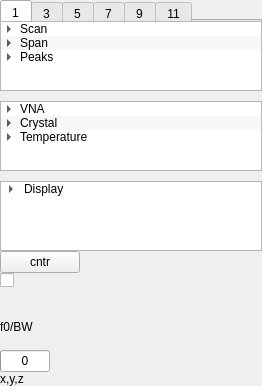
            <widget class="QWidget" name="tab_settings_settings">
             <property name="sizePolicy">
              <sizepolicy hsizetype="Preferred" vsizetype="Expanding">
               <horstretch>0</horstretch>
               <verstretch>0</verstretch>
              </sizepolicy>
             </property>
             <attribute name="title">
              <string>Settings</string>
             </attribute>
             <layout class="QVBoxLayout" name="verticalLayout_14">
              <property name="spacing">
               <number>0</number>
              </property>
              <property name="leftMargin">
               <number>0</number>
              </property>
              <property name="topMargin">
               <number>0</number>
              </property>
              <property name="rightMargin">
               <number>0</number>
              </property>
              <property name="bottomMargin">
               <number>0</number>
              </property>
              <item>
               <widget class="QTabWidget" name="tabWidget_harm">
                <property name="sizePolicy">
                 <sizepolicy hsizetype="Expanding" vsizetype="Fixed">
                  <horstretch>0</horstretch>
                  <verstretch>0</verstretch>
                 </sizepolicy>
                </property>
                <property name="maximumSize">
                 <size>
                  <width>16777215</width>
                  <height>21</height>
                 </size>
                </property>
                <property name="tabShape">
                 <enum>QTabWidget::Rounded</enum>
                </property>
                <property name="currentIndex">
                 <number>0</number>
                </property>
                <property name="iconSize">
                 <size>
                  <width>16</width>
                  <height>16</height>
                 </size>
                </property>
                <property name="usesScrollButtons">
                 <bool>true</bool>
                </property>
                <property name="documentMode">
                 <bool>false</bool>
                </property>
                <property name="tabsClosable">
                 <bool>false</bool>
                </property>
                <property name="tabBarAutoHide">
                 <bool>true</bool>
                </property>
                <widget class="QWidget" name="tab_settings_harm_1">
                 <attribute name="title">
                  <string>1</string>
                 </attribute>
                 <layout class="QVBoxLayout" name="verticalLayout_18"/>
                </widget>
                <widget class="QWidget" name="tab_settings_harm_3">
                 <attribute name="title">
                  <string>3</string>
                 </attribute>
                 <layout class="QVBoxLayout" name="verticalLayout_15"/>
                </widget>
                <widget class="QWidget" name="tab_settings_harm_5">
                 <attribute name="title">
                  <string>5</string>
                 </attribute>
                 <layout class="QVBoxLayout" name="verticalLayout_17"/>
                </widget>
                <widget class="QWidget" name="tab_settings_harm_7">
                 <attribute name="title">
                  <string>7</string>
                 </attribute>
                 <layout class="QVBoxLayout" name="verticalLayout_16"/>
                </widget>
                <widget class="QWidget" name="tab_settings_harm_9">
                 <attribute name="title">
                  <string>9</string>
                 </attribute>
                 <layout class="QVBoxLayout" name="verticalLayout_2"/>
                </widget>
                <widget class="QWidget" name="tab_settings_harm_11">
                 <attribute name="title">
                  <string>11</string>
                 </attribute>
                 <layout class="QVBoxLayout" name="verticalLayout"/>
                </widget>
               </widget>
              </item>
              <item>
               <widget class="QTreeWidget" name="treeWidget_harm_tree">
                <property name="sizePolicy">
                 <sizepolicy hsizetype="Expanding" vsizetype="Preferred">
                  <horstretch>0</horstretch>
                  <verstretch>0</verstretch>
                 </sizepolicy>
                </property>
                <property name="autoFillBackground">
                 <bool>false</bool>
                </property>
                <property name="verticalScrollBarPolicy">
                 <enum>Qt::ScrollBarAlwaysOff</enum>
                </property>
                <property name="sizeAdjustPolicy">
                 <enum>QAbstractScrollArea::AdjustToContents</enum>
                </property>
                <property name="alternatingRowColors">
                 <bool>true</bool>
                </property>
                <property name="indentation">
                 <number>16</number>
                </property>
                <property name="rootIsDecorated">
                 <bool>true</bool>
                </property>
                <property name="allColumnsShowFocus">
                 <bool>false</bool>
                </property>
                <property name="wordWrap">
                 <bool>false</bool>
                </property>
                <property name="expandsOnDoubleClick">
                 <bool>true</bool>
                </property>
                <attribute name="headerVisible">
                 <bool>false</bool>
                </attribute>
                <attribute name="headerDefaultSectionSize">
                 <number>110</number>
                </attribute>
                <attribute name="headerMinimumSectionSize">
                 <number>110</number>
                </attribute>
                <column>
                 <property name="text">
                  <string>Factor</string>
                 </property>
                </column>
                <column>
                 <property name="text">
                  <string>Value</string>
                 </property>
                </column>
                <item>
                 <property name="text">
                  <string>Scan</string>
                 </property>
                 <item>
                  <property name="text">
                   <string>Start</string>
                  </property>
                  <property name="text">
                   <string>4.9</string>
                  </property>
                  <property name="flags">
                   <set>ItemIsSelectable|ItemIsEditable|ItemIsDragEnabled|ItemIsUserCheckable|ItemIsEnabled</set>
                  </property>
                 </item>
                 <item>
                  <property name="text">
                   <string>End</string>
                  </property>
                  <property name="text">
                   <string>5.1</string>
                  </property>
                  <property name="flags">
                   <set>ItemIsSelectable|ItemIsEditable|ItemIsDragEnabled|ItemIsUserCheckable|ItemIsEnabled</set>
                  </property>
                 </item>
                 <item>
                  <property name="text">
                   <string>Ponts</string>
                  </property>
                  <property name="text">
                   <string>200</string>
                  </property>
                  <property name="flags">
                   <set>ItemIsSelectable|ItemIsEditable|ItemIsDragEnabled|ItemIsUserCheckable|ItemIsEnabled</set>
                  </property>
                 </item>
                </item>
                <item>
                 <property name="text">
                  <string>Span</string>
                 </property>
                 <item>
                  <property name="text">
                   <string>Method</string>
                  </property>
                  <property name="text">
                   <string/>
                  </property>
                  <property name="flags">
                   <set>ItemIsSelectable|ItemIsEditable|ItemIsDragEnabled|ItemIsUserCheckable|ItemIsEnabled</set>
                  </property>
                 </item>
                 <item>
                  <property name="text">
                   <string>Tracking</string>
                  </property>
                 </item>
                </item>
                <item>
                 <property name="text">
                  <string>Peaks</string>
                 </property>
                 <item>
                  <property name="text">
                   <string>max #</string>
                  </property>
                  <property name="text">
                   <string>1</string>
                  </property>
                  <property name="flags">
                   <set>ItemIsSelectable|ItemIsEditable|ItemIsDragEnabled|ItemIsUserCheckable|ItemIsEnabled</set>
                  </property>
                 </item>
                 <item>
                  <property name="text">
                   <string>Threshold</string>
                  </property>
                  <property name="text">
                   <string>0.2</string>
                  </property>
                  <property name="flags">
                   <set>ItemIsSelectable|ItemIsEditable|ItemIsDragEnabled|ItemIsUserCheckable|ItemIsEnabled</set>
                  </property>
                 </item>
                 <item>
                  <property name="text">
                   <string>prominence</string>
                  </property>
                  <property name="text">
                   <string>0.005</string>
                  </property>
                  <property name="flags">
                   <set>ItemIsSelectable|ItemIsEditable|ItemIsDragEnabled|ItemIsUserCheckable|ItemIsEnabled</set>
                  </property>
                 </item>
                </item>
               </widget>
              </item>
              <item>
               <spacer name="verticalSpacer">
                <property name="orientation">
                 <enum>Qt::Vertical</enum>
                </property>
                <property name="sizeType">
                 <enum>QSizePolicy::Fixed</enum>
                </property>
                <property name="sizeHint" stdset="0">
                 <size>
                  <width>20</width>
                  <height>10</height>
                 </size>
                </property>
               </spacer>
              </item>
              <item>
               <widget class="QTreeWidget" name="treeWidget_settings_tree">
                <property name="sizePolicy">
                 <sizepolicy hsizetype="Expanding" vsizetype="Preferred">
                  <horstretch>0</horstretch>
                  <verstretch>0</verstretch>
                 </sizepolicy>
                </property>
                <property name="verticalScrollBarPolicy">
                 <enum>Qt::ScrollBarAlwaysOff</enum>
                </property>
                <property name="sizeAdjustPolicy">
                 <enum>QAbstractScrollArea::AdjustToContents</enum>
                </property>
                <property name="alternatingRowColors">
                 <bool>true</bool>
                </property>
                <property name="indentation">
                 <number>16</number>
                </property>
                <property name="rootIsDecorated">
                 <bool>true</bool>
                </property>
                <attribute name="headerVisible">
                 <bool>false</bool>
                </attribute>
                <attribute name="headerCascadingSectionResizes">
                 <bool>true</bool>
                </attribute>
                <attribute name="headerDefaultSectionSize">
                 <number>125</number>
                </attribute>
                <attribute name="headerMinimumSectionSize">
                 <number>125</number>
                </attribute>
                <column>
                 <property name="text">
                  <string>Parameter</string>
                 </property>
                </column>
                <column>
                 <property name="text">
                  <string>Value</string>
                 </property>
                </column>
                <item>
                 <property name="text">
                  <string>VNA</string>
                 </property>
                 <item>
                  <property name="text">
                   <string>Sample Channel</string>
                  </property>
                 </item>
                 <item>
                  <property name="text">
                   <string>Ref. Channel</string>
                  </property>
                 </item>
                </item>
                <item>
                 <property name="text">
                  <string>Crystal</string>
                 </property>
                 <item>
                  <property name="text">
                   <string>Base Frequency</string>
                  </property>
                 </item>
                 <item>
                  <property name="text">
                   <string>Bandwidth</string>
                  </property>
                 </item>
                </item>
                <item>
                 <property name="text">
                  <string>Temperature</string>
                 </property>
                 <item>
                  <property name="text">
                   <string>Module</string>
                  </property>
                 </item>
                </item>
               </widget>
              </item>
              <item>
               <spacer name="verticalSpacer_8">
                <property name="orientation">
                 <enum>Qt::Vertical</enum>
                </property>
                <property name="sizeType">
                 <enum>QSizePolicy::Fixed</enum>
                </property>
                <property name="sizeHint" stdset="0">
                 <size>
                  <width>20</width>
                  <height>10</height>
                 </size>
                </property>
               </spacer>
              </item>
              <item>
               <widget class="QTreeWidget" name="treeWidget">
                <property name="sizePolicy">
                 <sizepolicy hsizetype="Expanding" vsizetype="Preferred">
                  <horstretch>0</horstretch>
                  <verstretch>0</verstretch>
                 </sizepolicy>
                </property>
                <property name="verticalScrollBarPolicy">
                 <enum>Qt::ScrollBarAlwaysOff</enum>
                </property>
                <property name="sizeAdjustPolicy">
                 <enum>QAbstractScrollArea::AdjustToContents</enum>
                </property>
                <property name="alternatingRowColors">
                 <bool>true</bool>
                </property>
                <attribute name="headerVisible">
                 <bool>false</bool>
                </attribute>
                <attribute name="headerDefaultSectionSize">
                 <number>130</number>
                </attribute>
                <column>
                 <property name="text">
                  <string>Parameter</string>
                 </property>
                </column>
                <column>
                 <property name="text">
                  <string>Value</string>
                 </property>
                </column>
                <item>
                 <property name="text">
                  <string>Display</string>
                 </property>
                 <item>
                  <property name="text">
                   <string>Time Unit</string>
                  </property>
                 </item>
                 <item>
                  <property name="text">
                   <string>Temp. Unit</string>
                  </property>
                 </item>
                 <item>
                  <property name="text">
                   <string>X-axis scale</string>
                  </property>
                 </item>
                 <item>
                  <property name="text">
                   <string>Y-axis scale</string>
                  </property>
                 </item>
                 <item>
                  <property name="text">
                   <string>link x</string>
                  </property>
                 </item>
                </item>
               </widget>
              </item>
              <item>
               <widget class="QPushButton" name="pushButton_settings_harm_cntr">
                <property name="sizePolicy">
                 <sizepolicy hsizetype="Fixed" vsizetype="Fixed">
                  <horstretch>0</horstretch>
                  <verstretch>0</verstretch>
                 </sizepolicy>
                </property>
                <property name="text">
                 <string>cntr</string>
                </property>
               </widget>
              </item>
              <item>
               <widget class="QCheckBox" name="checkBox_settings_temp_sensor">
                <property name="text">
                 <string/>
                </property>
               </widget>
              </item>
              <item>
               <widget class="QLabel" name="label_status_temp_sensor">
                <property name="sizePolicy">
                 <sizepolicy hsizetype="Fixed" vsizetype="Fixed">
                  <horstretch>0</horstretch>
                  <verstretch>0</verstretch>
                 </sizepolicy>
                </property>
                <property name="minimumSize">
                 <size>
                  <width>16</width>
                  <height>16</height>
                 </size>
                </property>
                <property name="maximumSize">
                 <size>
                  <width>16777215</width>
                  <height>16777215</height>
                 </size>
                </property>
                <property name="baseSize">
                 <size>
                  <width>0</width>
                  <height>0</height>
                 </size>
                </property>
                <property name="styleSheet">
                 <string notr="true">#label_status_temp_sensor
{
background-color: transparent;
border-image: url(:/icon/rc/temp_sensor.svg);
background: none;
border: none;
background-repeat: none;
}
</string>
                </property>
                <property name="text">
                 <string/>
                </property>
               </widget>
              </item>
              <item>
               <widget class="QLabel" name="label_status_signal_ch">
                <property name="sizePolicy">
                 <sizepolicy hsizetype="Fixed" vsizetype="Fixed">
                  <horstretch>0</horstretch>
                  <verstretch>0</verstretch>
                 </sizepolicy>
                </property>
                <property name="minimumSize">
                 <size>
                  <width>16</width>
                  <height>16</height>
                 </size>
                </property>
                <property name="styleSheet">
                 <string notr="true">#label_status_signal_ch
{
background-color: transparent;
border-image: url(:/icon/rc/signal_ch.svg);
background: none;
border: none;
background-repeat: none;
}
</string>
                </property>
                <property name="text">
                 <string/>
                </property>
               </widget>
              </item>
              <item>
               <widget class="QLabel" name="label_status_f0BW">
                <property name="sizePolicy">
                 <sizepolicy hsizetype="Fixed" vsizetype="Preferred">
                  <horstretch>0</horstretch>
                  <verstretch>0</verstretch>
                 </sizepolicy>
                </property>
                <property name="maximumSize">
                 <size>
                  <width>50</width>
                  <height>16777215</height>
                 </size>
                </property>
                <property name="text">
                 <string>f0/BW</string>
                </property>
               </widget>
              </item>
              <item>
               <widget class="QLabel" name="label_status_reftype">
                <property name="sizePolicy">
                 <sizepolicy hsizetype="Fixed" vsizetype="Fixed">
                  <horstretch>0</horstretch>
                  <verstretch>0</verstretch>
                 </sizepolicy>
                </property>
                <property name="minimumSize">
                 <size>
                  <width>16</width>
                  <height>16</height>
                 </size>
                </property>
                <property name="styleSheet">
                 <string notr="true">#label_status_reftype
{
background-color: transparent;
border-image: url(:/icon/rc/ref_input.svg);
background: none;
border: none;
background-repeat: none;
}
</string>
                </property>
                <property name="text">
                 <string/>
                </property>
               </widget>
              </item>
              <item>
               <widget class="QProgressBar" name="progressBar_status_interval_time">
                <property name="sizePolicy">
                 <sizepolicy hsizetype="Fixed" vsizetype="Fixed">
                  <horstretch>0</horstretch>
                  <verstretch>0</verstretch>
                 </sizepolicy>
                </property>
                <property name="maximumSize">
                 <size>
                  <width>50</width>
                  <height>16777215</height>
                 </size>
                </property>
                <property name="value">
                 <number>0</number>
                </property>
                <property name="invertedAppearance">
                 <bool>false</bool>
                </property>
                <property name="format">
                 <string>%p</string>
                </property>
               </widget>
              </item>
              <item>
               <widget class="QLabel" name="label_status_coordinates">
                <property name="text">
                 <string>x,y,z</string>
                </property>
               </widget>
              </item>
              <item>
               <spacer name="verticalSpacer_6">
                <property name="orientation">
                 <enum>Qt::Vertical</enum>
                </property>
                <property name="sizeHint" stdset="0">
                 <size>
                  <width>20</width>
                  <height>0</height>
                 </size>
                </property>
               </spacer>
              </item>
             </layout>
            </widget>
